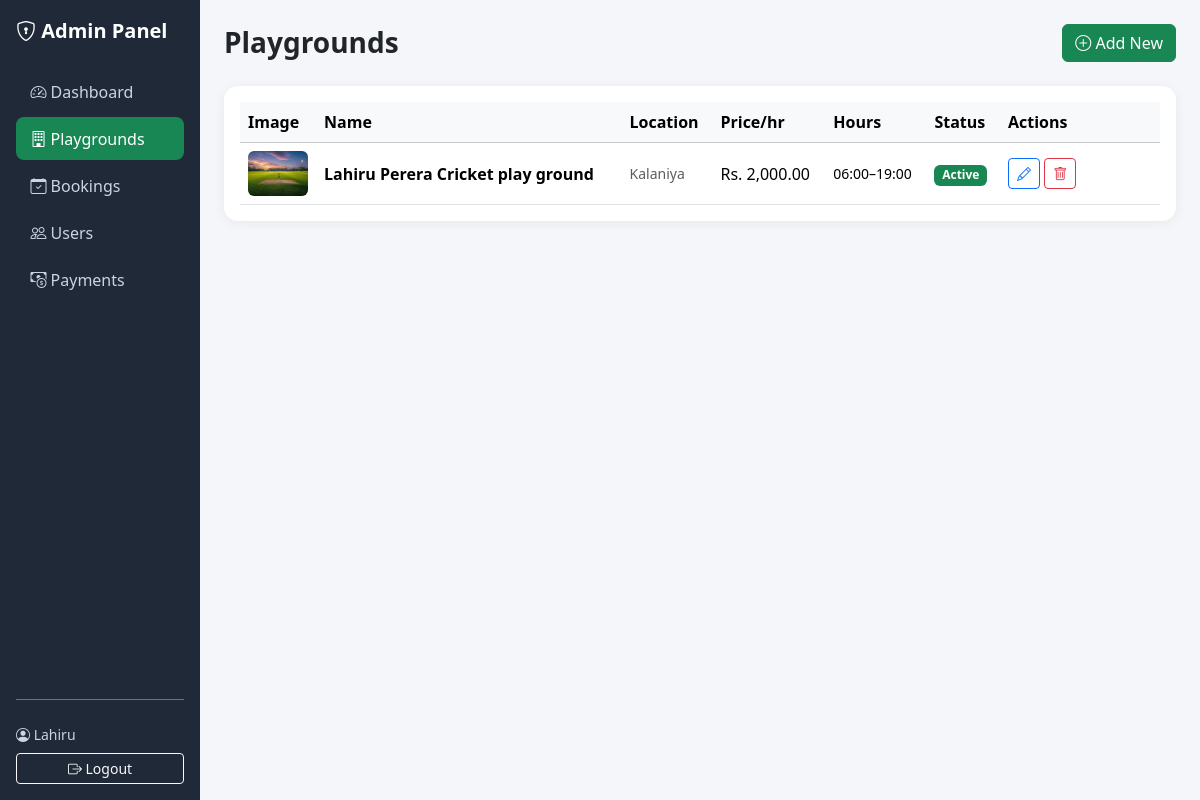
Page /admin/playgrounds.php (signed in) on the committed database.
### tables this page shows
CREATE TABLE `playgrounds` (
  `id` int(11) NOT NULL,
  `name` varchar(150) NOT NULL,
  `location` varchar(255) NOT NULL,
  `description` text DEFAULT NULL,
  `price_per_hour` decimal(10,2) NOT NULL,
  `open_time` time DEFAULT '06:00:00',
  `close_time` time DEFAULT '23:00:00',
  `image` varchar(255) DEFAULT NULL,
  `status` tinyint(1) DEFAULT 1,
  `created_at` timestamp NOT NULL DEFAULT current_timestamp()
);

### includes/functions.php (called while the page is built, shortened)
<?php
function e($v) {
    return htmlspecialchars($v ?? '', ENT_QUOTES, 'UTF-8');
}

### admin/playgrounds.php (the view, shortened to what this page needs)
<?php
require_once __DIR__ . '/../config/database.php';
require_once __DIR__ . '/../includes/functions.php';
$rows = $pdo->query("SELECT * FROM playgrounds ORDER BY id DESC")->fetchAll();
require 'includes/admin_header.php';
?>
<div class="d-flex justify-content-between align-items-center mb-4">
  <h3 class="fw-bold mb-0">Playgrounds</h3>
  <a href="?action=new" class="btn btn-success">
    <i class="bi bi-plus-circle"></i> Add New
  </a>
</div>
<div class="card stat-card">
  <div class="card-body">
    <div class="table-responsive">
      <table class="table align-middle mb-0">
        <thead class="table-light">
          <tr>
            <th width="70">Image</th>
            <th>Name</th>
            <th>Location</th>
            <th>Price/hr</th>
            <th>Hours</th>
            <th>Status</th>
            <th width="160">Actions</th>
          </tr>
        </thead>
        <tbody>
        <?php foreach ($rows as $p): ?>
          <tr>
            <td>
              <?php if ($p['image']): ?>
                <img src="<?= UPLOAD_URL . e($p['image']) ?>"
                     style="width:60px;height:45px;object-fit:cover;border-radius:6px">
              <?php endif; ?>
            </td>
            <td class="fw-semibold"><?= e($p['name']) ?></td>
            <td class="text-muted small"><?= e($p['location']) ?></td>
            <td>Rs. <?= number_format($p['price_per_hour'],2) ?></td>
            <td class="small">
              <?= substr($p['open_time'],0,5) ?>–<?= substr($p['close_time'],0,5) ?>
            </td>
            <td>
              <a href="?action=toggle&id=<?= $p['id'] ?>"
                 class="badge text-decoration-none bg-<?= $p['status'] ? 'success' : 'secondary' ?>">
                <?= $p['status'] ? 'Active' : 'Hidden' ?>
              </a>
            </td>
            <td>
              <a href="?action=edit&id=<?= $p['id'] ?>"
                 class="btn btn-sm btn-outline-primary">
                <i class="bi bi-pencil"></i>
              </a>
              <a href="?action=delete&id=<?= $p['id'] ?>"
                 class="btn btn-sm btn-outline-danger"
                 onclick="return confirm('Delete කරන්නද? Booking ඔක්කොම ඉවත් වෙනවා.')">
                <i class="bi bi-trash"></i>
              </a>
            </td>
          </tr>
        <?php endforeach; ?>
        </tbody>
      </table>
    </div>
  </div>
</div>
<?php require 'includes/admin_footer.php'; ?>

### admin/includes/admin_header.php (style rules this page uses)
body { background:#f4f6f9; }
.stat-card { border:none; border-radius:14px; box-shadow:0 2px 12px rgba(0,0,0,.06); }

### rows in the picture
playgrounds: image (picture), name "Lahiru Perera Cricket play ground", location "Kalaniya", price_per_hour "2,000.00", open_time "06:00", close_time "19:00", status "Active"

### other values in the picture
$_SESSION['name'] "Lahiru"
